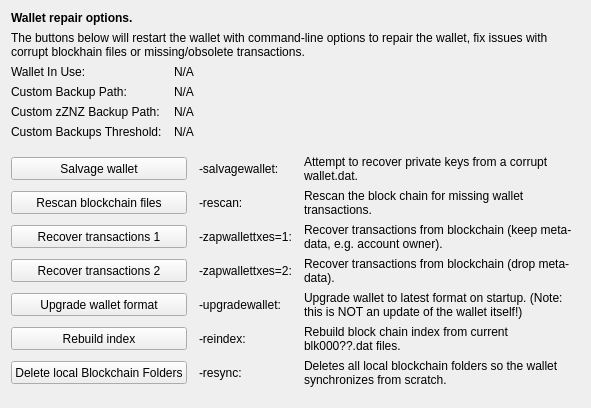
     <widget class="QWidget" name="tab_repair">
      <attribute name="title">
       <string>&amp;Wallet Repair</string>
      </attribute>
      <layout class="QGridLayout" name="gridLayout_4" columnstretch="0,0,0,0">
       <property name="horizontalSpacing">
        <number>12</number>
       </property>
       <item row="0" column="0" colspan="4">
        <widget class="QLabel" name="label_repair_header">
         <property name="font">
          <font>
           <weight>75</weight>
           <bold>true</bold>
          </font>
         </property>
         <property name="text">
          <string>Wallet repair options.</string>
         </property>
        </widget>
       </item>
       <item row="1" column="0" colspan="4">
        <widget class="QLabel" name="label_repair_helptext">
         <property name="font">
          <font>
           <weight>50</weight>
           <bold>false</bold>
          </font>
         </property>
         <property name="text">
          <string>The buttons below will restart the wallet with command-line options to repair the wallet, fix issues with corrupt blockhain files or missing/obsolete transactions.</string>
         </property>
         <property name="wordWrap">
          <bool>true</bool>
         </property>
        </widget>
       </item>
       <item row="2" column="0">
        <widget class="QLabel" name="wallet_path_label">
         <property name="text">
          <string>Wallet In Use:</string>
         </property>
        </widget>
       </item>
       <item row="2" column="1" colspan="3">
        <widget class="QLabel" name="wallet_path">
         <property name="cursor">
          <cursorShape>IBeamCursor</cursorShape>
         </property>
         <property name="text">
          <string>N/A</string>
         </property>
         <property name="textFormat">
          <enum>Qt::PlainText</enum>
         </property>
         <property name="textInteractionFlags">
          <set>Qt::LinksAccessibleByMouse|Qt::TextSelectableByKeyboard|Qt::TextSelectableByMouse</set>
         </property>
        </widget>
       </item>
       <item row="3" column="0">
        <widget class="QLabel" name="wallet_custombackuppath_label">
         <property name="visible">
          <bool>false</bool>
         </property>
         <property name="text">
          <string>Custom Backup Path:</string>
         </property>
        </widget>
       </item>
       <item row="3" column="1" colspan="3">
        <widget class="QLabel" name="wallet_custombackuppath">
         <property name="cursor">
          <cursorShape>IBeamCursor</cursorShape>
         </property>
         <property name="visible">
          <bool>false</bool>
         </property>
         <property name="text">
          <string>N/A</string>
         </property>
         <property name="textFormat">
          <enum>Qt::PlainText</enum>
         </property>
         <property name="textInteractionFlags">
          <set>Qt::LinksAccessibleByMouse|Qt::TextSelectableByKeyboard|Qt::TextSelectableByMouse</set>
         </property>
        </widget>
       </item>
       <item row="4" column="0">
        <widget class="QLabel" name="wallet_customzpivbackuppath_label">
         <property name="visible">
          <bool>false</bool>
         </property>
         <property name="text">
          <string>Custom zZNZ Backup Path:</string>
         </property>
        </widget>
       </item>
       <item row="4" column="1" colspan="3">
        <widget class="QLabel" name="wallet_customzpivbackuppath">
         <property name="cursor">
          <cursorShape>IBeamCursor</cursorShape>
         </property>
         <property name="visible">
          <bool>false</bool>
         </property>
         <property name="text">
          <string>N/A</string>
         </property>
         <property name="textFormat">
          <enum>Qt::PlainText</enum>
         </property>
         <property name="textInteractionFlags">
          <set>Qt::LinksAccessibleByMouse|Qt::TextSelectableByKeyboard|Qt::TextSelectableByMouse</set>
         </property>
        </widget>
       </item>
       <item row="5" column="0">
        <widget class="QLabel" name="wallet_custombackupthreshold_label">
         <property name="visible">
          <bool>false</bool>
         </property>
         <property name="text">
          <string>Custom Backups Threshold:</string>
         </property>
        </widget>
       </item>
       <item row="5" column="1" colspan="3">
        <widget class="QLabel" name="wallet_custombackupthreshold">
         <property name="cursor">
          <cursorShape>IBeamCursor</cursorShape>
         </property>
         <property name="visible">
          <bool>false</bool>
         </property>
         <property name="text">
          <string>N/A</string>
         </property>
         <property name="textFormat">
          <enum>Qt::PlainText</enum>
         </property>
         <property name="textInteractionFlags">
          <set>Qt::LinksAccessibleByMouse|Qt::TextSelectableByKeyboard|Qt::TextSelectableByMouse</set>
         </property>
        </widget>
       </item>
       <item row="6" column="0">
        <spacer name="verticalSpacer_repair1">
         <property name="orientation">
          <enum>Qt::Vertical</enum>
         </property>
         <property name="sizeHint" stdset="0">
          <size>
           <width>10</width>
           <height>10</height>
          </size>
         </property>
        </spacer>
       </item>
       <item row="7" column="0" colspan="2">
        <widget class="QPushButton" name="btn_salvagewallet">
         <property name="minimumSize">
          <size>
           <width>100</width>
           <height>23</height>
          </size>
         </property>
         <property name="text">
          <string>Salvage wallet</string>
         </property>
        </widget>
       </item>
       <item row="7" column="2">
        <widget class="QLabel" name="label_repair_salvage_command">
         <property name="text">
          <string notr="true">-salvagewallet:</string>
         </property>
        </widget>
       </item>
       <item row="7" column="3">
        <widget class="QLabel" name="label_repair_salvage">
         <property name="text">
          <string>Attempt to recover private keys from a corrupt wallet.dat.</string>
         </property>
         <property name="wordWrap">
          <bool>true</bool>
         </property>
        </widget>
       </item>
       <item row="8" column="0" colspan="2">
        <widget class="QPushButton" name="btn_rescan">
         <property name="minimumSize">
          <size>
           <width>100</width>
           <height>23</height>
          </size>
         </property>
         <property name="text">
          <string>Rescan blockchain files</string>
         </property>
        </widget>
       </item>
       <item row="8" column="2">
        <widget class="QLabel" name="label_repair_rescan_command">
         <property name="text">
          <string notr="true">-rescan:</string>
         </property>
        </widget>
       </item>
       <item row="8" column="3">
        <widget class="QLabel" name="label_repair_rescan">
         <property name="text">
          <string>Rescan the block chain for missing wallet transactions.</string>
         </property>
         <property name="wordWrap">
          <bool>true</bool>
         </property>
        </widget>
       </item>
       <item row="9" column="0" colspan="2">
        <widget class="QPushButton" name="btn_zapwallettxes1">
         <property name="minimumSize">
          <size>
           <width>100</width>
           <height>23</height>
          </size>
         </property>
         <property name="text">
          <string>Recover transactions 1</string>
         </property>
        </widget>
       </item>
       <item row="9" column="2">
        <widget class="QLabel" name="label_repair_zap1_command">
         <property name="text">
          <string notr="true">-zapwallettxes=1:</string>
         </property>
        </widget>
       </item>
       <item row="9" column="3">
        <widget class="QLabel" name="label_repair_zap1">
         <property name="text">
          <string>Recover transactions from blockchain (keep meta-data, e.g. account owner).</string>
         </property>
         <property name="wordWrap">
          <bool>true</bool>
         </property>
        </widget>
       </item>
       <item row="10" column="0" colspan="2">
        <widget class="QPushButton" name="btn_zapwallettxes2">
         <property name="minimumSize">
          <size>
           <width>100</width>
           <height>23</height>
          </size>
         </property>
         <property name="text">
          <string>Recover transactions 2</string>
         </property>
        </widget>
       </item>
       <item row="10" column="2">
        <widget class="QLabel" name="label_repair_zap2_command">
         <property name="text">
          <string notr="true">-zapwallettxes=2:</string>
         </property>
        </widget>
       </item>
       <item row="10" column="3">
        <widget class="QLabel" name="label_repair_zap2">
         <property name="text">
          <string>Recover transactions from blockchain (drop meta-data).</string>
         </property>
         <property name="wordWrap">
          <bool>true</bool>
         </property>
        </widget>
       </item>
       <item row="11" column="0" colspan="2">
        <widget class="QPushButton" name="btn_upgradewallet">
         <property name="minimumSize">
          <size>
           <width>100</width>
           <height>23</height>
          </size>
         </property>
         <property name="text">
          <string>Upgrade wallet format</string>
         </property>
        </widget>
       </item>
       <item row="11" column="2">
        <widget class="QLabel" name="label_repair_upgrade_command">
         <property name="text">
          <string notr="true">-upgradewallet:</string>
         </property>
        </widget>
       </item>
       <item row="11" column="3">
        <widget class="QLabel" name="label_repair_upgrade">
         <property name="text">
          <string>Upgrade wallet to latest format on startup. (Note: this is NOT an update of the wallet itself!)</string>
         </property>
         <property name="wordWrap">
          <bool>true</bool>
         </property>
        </widget>
       </item>
       <item row="12" column="0" colspan="2">
        <widget class="QPushButton" name="btn_reindex">
         <property name="minimumSize">
          <size>
           <width>100</width>
           <height>23</height>
          </size>
         </property>
         <property name="text">
          <string>Rebuild index</string>
         </property>
        </widget>
       </item>
       <item row="12" column="2">
        <widget class="QLabel" name="label_repair_reindex_command">
         <property name="text">
          <string notr="true">-reindex:</string>
         </property>
        </widget>
       </item>
       <item row="12" column="3">
        <widget class="QLabel" name="label_repair_reindex">
         <property name="text">
          <string>Rebuild block chain index from current blk000??.dat files.</string>
         </property>
         <property name="wordWrap">
          <bool>true</bool>
         </property>
        </widget>
       </item>
       <item row="13" column="0" colspan="2">
        <widget class="QPushButton" name="btn_resync">
         <property name="minimumSize">
          <size>
           <width>100</width>
           <height>23</height>
          </size>
         </property>
         <property name="text">
          <string>Delete local Blockchain Folders</string>
         </property>
        </widget>
       </item>
       <item row="13" column="2">
        <widget class="QLabel" name="label_repair_resync_command">
         <property name="text">
          <string>-resync:</string>
         </property>
        </widget>
       </item>
       <item row="13" column="3">
        <widget class="QLabel" name="label_repair_resync">
         <property name="text">
          <string>Deletes all local blockchain folders so the wallet synchronizes from scratch.</string>
         </property>
         <property name="wordWrap">
          <bool>true</bool>
         </property>
        </widget>
       </item>
       <item row="14" column="0">
        <spacer name="verticalSpacer_repair2">
         <property name="orientation">
          <enum>Qt::Vertical</enum>
         </property>
         <property name="sizeHint" stdset="0">
          <size>
           <width>20</width>
           <height>10</height>
          </size>
         </property>
        </spacer>
       </item>
      </layout>
     </widget>
